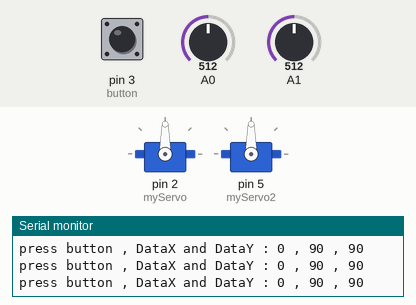
The sketch below on a simulated Arduino Uno, built with avr-gcc and run on an emulated ATmega328P. Parts: 2 × servo, the last lines printed to the serial monitor. The test bench sets the inputs (shaded band); at power-on: A0 = 512, A1 = 512, pin 3 (button) LOW.

Above: at 1.2 s.
1.3 s: A0 set to 716
At 1.8 s:
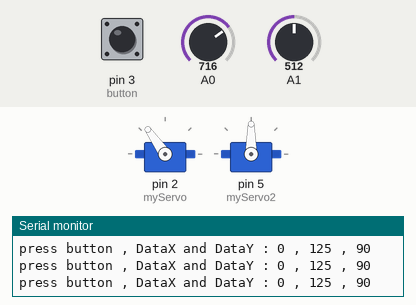
2.8 s: A1 set to 560
At 4.2 s:
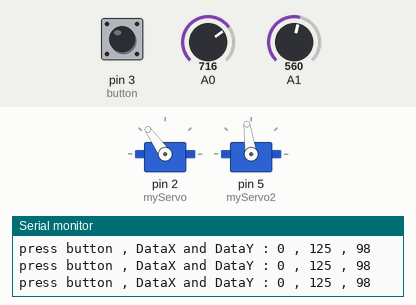
5.8 s: A1 set to 583
At 6.7 s:
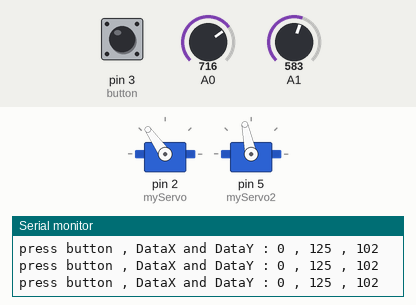
7.3 s: A0 set to 0
At 8.1 s:
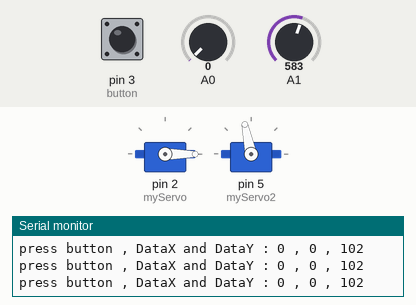
8.8 s: A1 set to 511
At 9.1 s:
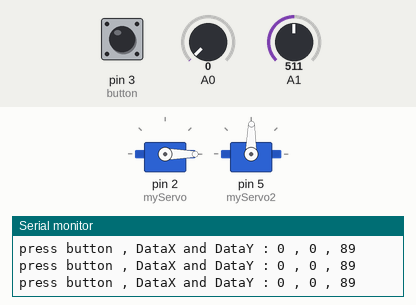
10.3 s: A0 set to 122
At 11.2 s:
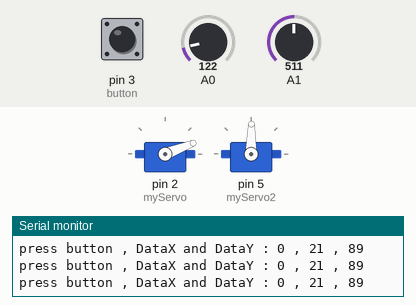
Timing chart, 0 to 12.8 s (numbered marks = the images above; inputs shaded):
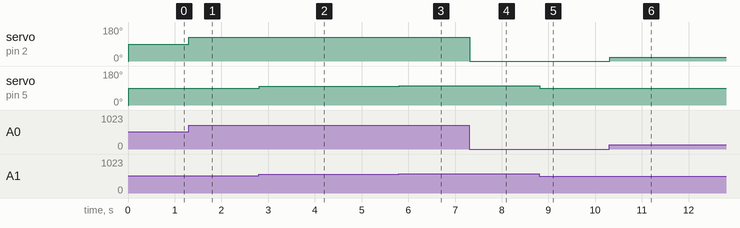

The sketch:

Servo.ino
```cpp
#include<Servo.h>
Servo myServo;
Servo myServo2;

#define button 3
int dataX;
int dataY;
int StateBTN ;
int initial_position1;
int initial_position2;

void setup() {
  // put your setup code here, to run once:
  Serial.begin(57600);
  pinMode(button, INPUT);

  myServo.attach(2);
  myServo2.attach(5);

  myServo.write(initial_position1);

  myServo2.write(initial_position2);
  delay(15);
//  myServo.write(0);
//  delay(15);
//  myServo.write(180);
//  delay(15);
//  myServo.write(90);
//  delay(15);
}

void loop() {
  // put your main code here, to run repeatedly:
  dataX = analogRead(A0);
  dataY = analogRead(A1);

  StateBTN = digitalRead(button);
  dataX = map(dataX, 0, 1023, 0, 180);
  dataY = map(dataY, 0, 1023, 0, 180);

  Serial.print("press button , DataX and DataY : ");
  Serial.print(StateBTN);
  Serial.print(" , ");
  Serial.print(dataX);
  Serial.print(" , ");
  Serial.println(dataY);

  myServo.write(dataX);

  myServo2.write(dataY);
  delay(15);
//  myServo.write(90);
//  delay(600);

}
```

Measured:
- after the input at 1.3 s, servo on pin 2 (myServo): 90° → 125° at once
- after the input at 2.8 s, servo on pin 5 (myServo2): 90° → 98° at once
- after the input at 5.8 s, servo on pin 5 (myServo2): 98° → 102° at once
- after the input at 7.3 s, servo on pin 2 (myServo): 125° → 0° at once
- after the input at 8.8 s, servo on pin 5 (myServo2): 102° → 89° at once
- after the input at 10.3 s, servo on pin 2 (myServo): 0° → 21° at once
